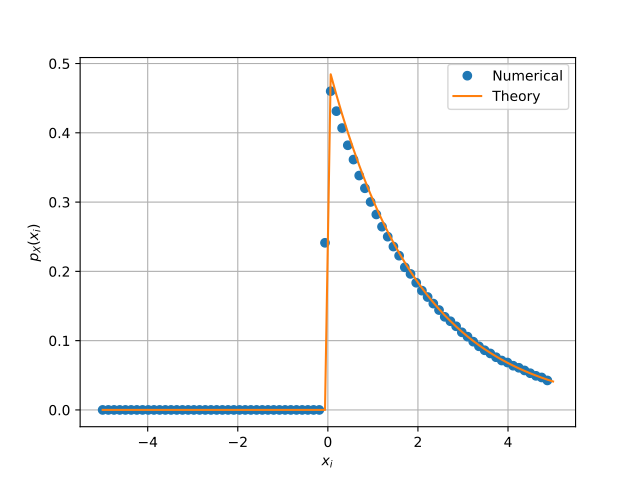

This chart was generated by the following Python code:
#Importing numpy, scipy, mpmath and pyplot
import numpy as np
import mpmath as mp
import scipy 
import matplotlib.pyplot as plt
import math

#if using termux
# import subprocess
# import shlex
# #end if


maxrange=80
maxlim=5.0
x = np.linspace(-maxlim,maxlim,maxrange)#points on the x axis
simlen = int(1e6) #number of samples
err = [] #declaring probability list
pdf = [] #declaring pdf list
h = 2*maxlim/(maxrange-1)
#randvar = np.random.normal(0,1,simlen)
#randvar = np.loadtxt('uni.dat',dtype='double')
randvar = np.loadtxt('G.dat',dtype='double')

for i in range(0,maxrange):
	err_ind = np.nonzero(randvar < x[i]) #checking probability condition
	err_n = np.size(err_ind) #computing the probability
	err.append(err_n/simlen) #storing the probability values in a list

	
for i in range(0,maxrange-1):
	test = (err[i+1]-err[i])/(x[i+1]-x[i])
	pdf.append(test) #storing the pdf values in a list

def T_pdf(y):
    if y<0:
        return 0.00
    else:
        return math.exp(-y/2)/2
      

vec_T_pdf = scipy.vectorize(T_pdf)

plt.plot(x[0:(maxrange-1)].T,pdf,'o')
plt.plot(x,vec_T_pdf(x))
plt.grid() #creating the grid
plt.xlabel('$x_i$')
plt.ylabel('$p_X(x_i)$')
plt.legend(["Numerical","Theory"])

#if using termux
#plt.savefig('../figs/uni_pdf.pdf')
#plt.savefig('../figs/uni_pdf.eps')
#subprocess.run(shlex.split("termux-open ../figs/uni_pdf.pdf"))
#if using termux
# plt.savefig('../figs/gauss_pdf.pdf')
# plt.savefig('../figs/gauss_pdf.eps')
# subprocess.run(shlex.split("termux-open ../figs/gauss_pdf.pdf"))
#else
plt.show() #opening the plot window
